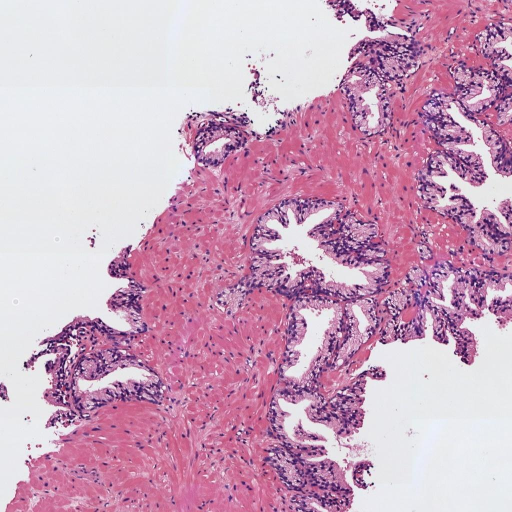
#> input picture 5_supervised_learning/activities/histo_1.jpg, 1024 x 1024 px (shown at 1/2 size)
$ jupyter execute Actividad_C1_P1_Histo1.ipynb
#> lines starting #> are read from the running program, lines starting #| are printed output that depends on the picture; after the words box and inside, x2 and y2 are one past the last pixel; in counts of white or black regions, pixels touching at a corner belong together
## Convocatoria 1 - Proyecto 1

#### 0) Cargar una de las imágenes histológicas

[cell 1]
import cv2
import matplotlib.pyplot as plt
import numpy as np

img = cv2.imread('histo_1.jpg')
#> img is the input picture: shape (1024, 1024, 3); mean B, G, R 191.6, 166.3, 205

# Utilizar la librería skimage.io para leer la imagen 'histo_x.jpg' en formato RGB.

img_rgb = cv2.cvtColor(img, cv2.COLOR_BGR2RGB)##This function converts the  GBR Color frame from openCV to the standard RGB used in matplot and other libraries

# Normalizar la imagen para que los píxeles se encuentren en el rango [0, 1]

img_normalized = img_rgb.astype('uint8')/255  # OBV normalizamos dividendo entre el minimo y max valor posible* 0 a 255

# Visualizar la imagen
plt.subplot(1, 2, 1)
plt.imshow(img_normalized , cmap='gray')
plt.title('Imagen Original y Normalizada')

## DATO INTERESANTE: plt.imshow es capaz de detectar cuando los pixeles de una imagene stán escalados entre 0 y 1 y escarlos de vuelta a esacla 0 a 255 de RGB (Por eso sale bien la imagen).
## Si obviamente, exista un pixel con valor > 1 ya se fastidiaría esta propiedad de plt.imshow().

plt.show()

#### 1) Realizar una transformación de color para convertir la imagen al espacio de color CMYK

Pequeño recordatorio:

C: Cian (Cyan): Representa el color azul-verdoso.

M: Magenta: Representa el color purpura-magenta.

Y: Amarillo (Yellow): Representa el color amarillo.

K: Negro (Key): Representa el color negro.

[cell 2]
#Nota: La imagen ya está normalizada del apartado anterior
rgb_mg = img_normalized.copy()
#Transnformamos valores de pixeles.

#Como está dividido los pixeles un una imagen de OpenCV?
#El primer índice (:) representa las filas de la imagen.
# El segundo índice (:) representa las columnas de la imagen.
# El tercer índice (0) representa los canales de color (0: R, 1: G, 2: B).


# UNa vez que sabemos esto podemos idnetificar extraer lo que queremos


with np.errstate(invalid='ignore', divide='ignore'): #El statement with ignora cuando ocurran errores de división o errores de invalidez.

    #Comentamos el código para entender mejor las transformaciones.

    # Calculate the K (Key/Black) channel by taking the maximum value along the color channels (axis=2)
    # and subtracting it from 1. This calculates the amount of black color needed for each pixel.
    K = 1 - np.max(rgb_mg, axis=2)

    # Calculate the C (Cyan) channel using the normalized red channel and the K channel.
    # It represents the amount of cyan color required for each pixel.
    C = (1 - rgb_mg[:,:,0] - K) / (1 - K)

    # Calculate the M (Magenta) channel using the normalized green channel and the K channel.
    # It represents the amount of magenta color required for each pixel.
    M = (1 - rgb_mg[:,:,1] - K) / (1 - K)
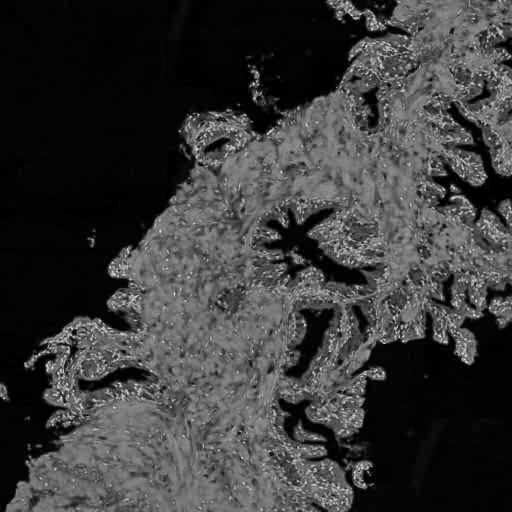
#> M: shape (1024, 1024) float64 (shown at 1/2 size); min 0, max 1, mean 0.229

    # Calculate the Y (Yellow) channel using the normalized blue channel and the K channel.
    # It represents the amount of yellow color required for each pixel.
    Y = (1 - rgb_mg[:,:,2] - K) / (1 - K)

CMYK = (np.dstack((C,M,Y,K))*255).astype(np.uint8)
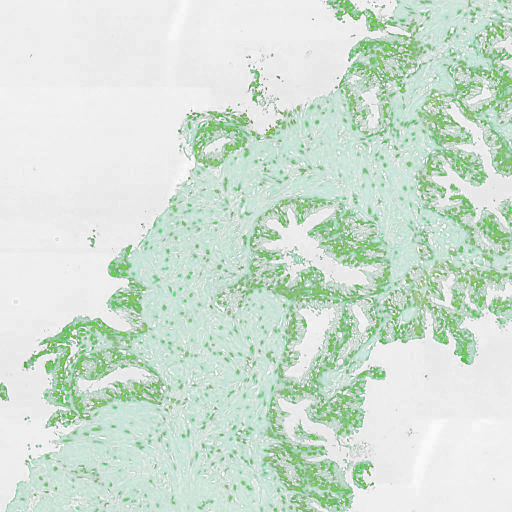
#> CMYK: shape (1024, 1024, 4) (shown at 1/2 size); mean R, G, B, A 3.3, 58, 20.3, 47.2; transparent parts drawn white
C,M,Y,K = cv2.split(CMYK)

# Extraer la componente magenta de la imagen (que corresponde a la región tisular) # Visualizar la imagen del canal magenta
plt.figure(figsize=(12, 8))
fig, ax = plt.subplots(2, 2)
ax[0, 0].imshow(rgb_mg, cmap='gray'), ax[0, 0].set_title('Original')
ax[0, 1].imshow(CMYK.astype('uint8'), cmap='gray'), ax[0, 1].set_title('CMYK')
ax[1, 0].imshow(M.astype('uint8'), cmap='gray'), ax[1, 0].set_xlabel('MAGENTA')
ax[1, 1].imshow(K.astype('uint8'), cmap='gray'), ax[1, 1].set_xlabel('NEGRO') # Uncomment this line if you want to add another subplot in the third row
plt.show()

#### 2) Umbralizar la imagen para separar los píxeles del fondo de la región tisular

Aplicar un filtro gaussiano de tamaño 5x5 y después utilizar el método de Otsu de manera que
los píxeles correspondientes al lumen y al background de la imagen sean 1s y el resto de los píxeles tengan un valor de 0.<br><br>
Nota: Recordar que el método de Otsu requiere como input una imagen en el rango [0-255] en formato "uint8".<br><br>
Visualizar la máscara resultante

[cell 3]
rgb_onsu= img_rgb.astype('uint8')
# Aplicamos un filtro gaussiano para emborronar las altas frecuencias

img_gauss = cv2.GaussianBlur(rgb_onsu, (5,5), 0) # (5x5) es el tamaño del filtro y 0 es la desviación estándar
plt.figure(figsize=(6, 4))
plt.imshow(img_gauss, cmap='gray')
plt.title('Imagen con filtro Gaussiano')
plt.show()


gray_img_gauss = cv2.cvtColor(img_gauss, cv2.COLOR_BGR2GRAY)
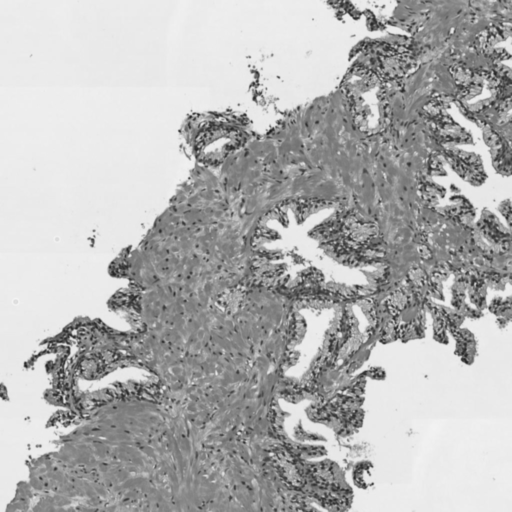
#> gray_img_gauss: shape (1024, 1024) (shown at 1/2 size); min 24, max 244, mean 178.2
#gray_img = cv2.imread('figuras.png', 0) # Una forma de leer la imagen directamente en escala de grises y quitar el formato RGB (Solo un canal)

plt.imshow(gray_img_gauss, cmap='gray')
plt.title('Imagen de grises')
plt.show()

[cell 4]
t, mask_ots = cv2.threshold(gray_img_gauss,0,1,cv2.THRESH_OTSU) # 0 es por defecto y 1 es el valor máximo de la máscara
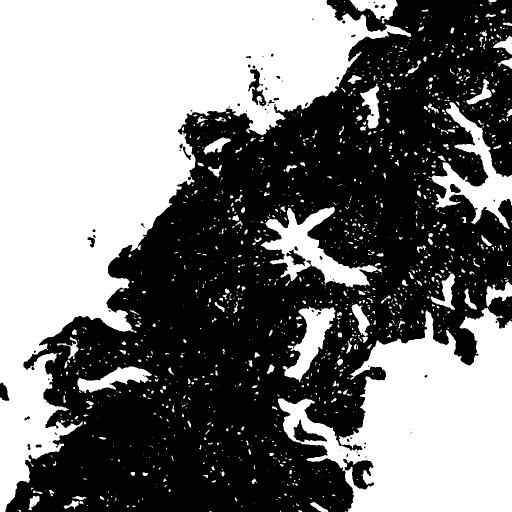
#> mask_ots: shape (1024, 1024) (shown at 1/2 size); values 0 (black) and 1 (white), 47.4% white; 1366 white regions (1052 under 20 px), largest, box (x1, y1, x2, y2) and area: (0, 0, 823, 1024) 316727, (556, 615, 1024, 1024) 113187, (522, 414, 764, 575) 12758
#> t = 180
print(np.unique(mask_ots))
#| [0 1]
# Utilizando el método de Otsu para fijar un umbral en una imagen en escala de grises (gray_img).
# El método busca el umbral óptimo (t) para separar los píxeles de primer plano y fondo.
# El resultado binarizado se almacena en la variable 'mask', donde 0 representa el fondo y 1 el primer plano.
# La función np.unique(mask) muestra los valores únicos en la máscara (0 y 1).
# La visualización con plt.imshow muestra la máscara binarizada en escala de grises.
# Asegúrate de importar las bibliotecas cv2 y matplotlib.pyplot y que 'gray_img' sea la imagen de entrada.
# Nota: El método de Otsu asume que la imagen es bimodal, con dos picos claros en su histograma de intensidad.

# Visualizamos para corroborar que se obtiene el mismo resultado
plt.imshow(mask_ots, cmap='gray')
plt.title('Máscara por método Otsu t=' + str(t))
plt.show()

Extra: El alumno quiere comprobar como salen la imagen con distintos indices y viendo el histograma

[cell 5]
# Calculamos el histograma
hist = cv2.calcHist([gray_img_gauss], [0], None, [260], [0, 260]) # [0] son los canales, None la máscara
#> hist = 260 values, max 88315 at index 234, min 0 at index 0, mean 4033

plt.plot(hist)
plt.grid()
plt.title('Histograma (y = n pixeles, x = escala de gris )')
plt.show()

[cell 6]
# Fijamos el umbral en base al histograma anterior #Usamos el codigo único después de convertir a escala de girses, para definir la escala correcta binaria
t = 220

# Extreaemos la máscara binaria
maxim = 255
_, mask = cv2.threshold(gray_img_gauss, t, maxim, cv2.THRESH_BINARY)

# Otra formas de extraer la máscara
# mask = gray_img.copy()
# mask = mask>t

# Visualizamos para corroborar
plt.imshow(mask, cmap='gray')
plt.title('Máscara por método manual t=' + str(t))
plt.show()

print(np.unique(mask)) # Atent@s a los formatos (bool, uint8, etc.)
#| [  0 255]

#### 3) Limpiar la imagen eliminando los artefactos de lumen (objetos blancos pequeños que no son lúmenes)

[cell 7]
from skimage import morphology, measure
from skimage.measure import label
# Utilizar la librería skimage.morphology.remove_small_objects para eliminar aquellos objetos cuya área sea menor a 300 píxeles
# Más información en https://scikit-image.org/docs/dev/api/skimage.morphology.html#skimage.morphology.remove_small_objects
# Visualizaer la máscara resultante
labeled_mask_ots = measure.label(mask_ots, connectivity=2)

min_object_area = 300
cleaned_img_rgb = morphology.remove_small_objects(labeled_mask_ots, min_size=min_object_area)
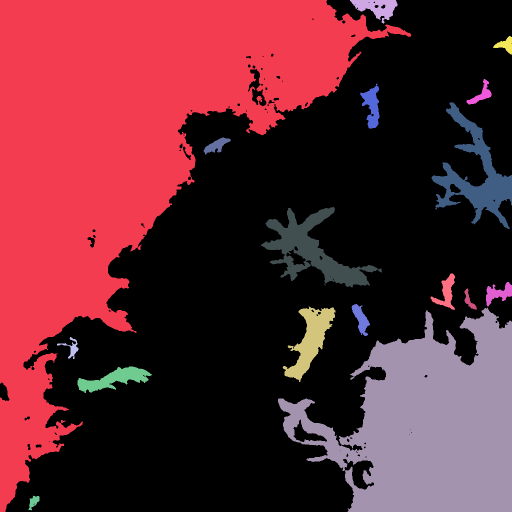
#> cleaned_img_rgb: shape (1024, 1024) int64 (shown at 1/2 size); 18 distinct labels, from 0 to 1328; one colour per label, 0 black

plt.imshow(mask_ots , cmap='gray')
plt.title('Imagen original')
plt.show()

plt.imshow(cleaned_img_rgb , cmap='jet' )
plt.title('Imagen limpia')
plt.show()

#### 4) Rellenar con 0s el fondo de la imagen para quedarnos únicamente con los lúmenes

[cell 8]
# Aplicar el algoritmo de expansión a partir de semillas (region growing) de manera que únicamente los lúmenes sean blancos
# y el resto de la imagen negra. Pista: utilizar dos semillas. Nota: Se pueden fijar las semillas de manera manual, pero
# se valorará positivamente a aquell@s que desarrollen una función para encontrarlas automáticamente.
# Visualizar la máscara resultante.

# Crear una copia de la imagen
mask_lumen = mask_ots.copy()

# Definir una imagen negra de referencia. se obtienen las dimensiones de la imagen original img. h representa la altura (número de filas) de la imagen, y w representa el ancho (número de columnas) de la imagen.
h, w = mask_ots.shape
ref = np.zeros((h+2, w+2), np.uint8) #### Metemos esa imagen. Aquí se está creando una nueva imagen llamada ref, que es una imagen completamente negra o en blanco (todos los píxeles tienen valor cero).
# La imagen se crea con un tamaño ligeramente más grande que la imagen original.
# Se agrega un borde de un píxel alrededor de la imagen original, y esto se hace aumentando las dimensiones de la imagen h+2 filas y w+2 columnas.
#  El tipo de datos np.uint8 se refiere a enteros sin signo de 8 bits, lo que significa que los valores de los píxeles van desde 0 a 255.
# La razón detrás de crear esta imagen negra de referencia (ref) con un borde más grande es que algunos algoritmos de procesamiento de imágenes, como ciertas operaciones de detección de bordes o algunas transformaciones morfológicas, pueden requerir espacio adicional alrededor de la imagen para realizar sus cálculos sin problemas y sin que se produzcan problemas de desbordamiento de memoria.
# Fijar la semilla. En este caso en la esquina superior izquierda (posición 0,0) para rellenar a partir de ahí

cv2.floodFill(mask_lumen, ref, (0,0), 0) # Como nos interesa rellenar de negro, utilizamos el 0 en la última posición
cv2.floodFill(mask_lumen, ref, (1000,1000), 0) #Segunda semilla.

## Una buena forma de desarollar otro algoritmo para detectar los espacios blancos sería situar la semilla en las dos áreas más grandes (aunque se podría dar el caso que existan 3 areas por ciertos motivos, etc...)


# Definimos que es y que no es lumen por el tamaño de célula.
regions_to_keep = cleaned_img_rgb > 0

# Retiramos todo lo que no esté definido. #Nota: Con las técnicas que usamos, podemos perder algún lumen que este abierto al espacio blanco de fuera.
mask_lumen2 = np.zeros_like(mask_lumen)
mask_lumen2[regions_to_keep] = mask_lumen[regions_to_keep]


fig, ax = plt.subplots(1,2)
ax[0].imshow(mask_ots, cmap='gray'), ax[0].set_title('Original')
ax[1].imshow(mask_lumen2, cmap='gray'), ax[1].set_title('Lumen sobre fondo negro')
plt.show()

#### 5) Rellenar los objetos de los lúmenes

[cell 9]
from scipy.ndimage import binary_fill_holes
from scipy.ndimage import label
# Rellenar los lúmenes con la función binary_fill_holes de la librería scipy.ndimage.morphology


#Usamos la última imagen procesada y limpiamos puntos negros dentro del lumen

lumen_clean = binary_fill_holes(mask_lumen2)

#Hacemos también una pequeña limpieza de area que se nos han colado en 300 y no son lumen
min_region_area = 500

lumen_clean  = morphology.remove_small_objects(lumen_clean , min_size=min_region_area)

# Visualizar la máscara resultante

fig, ax = plt.subplots(1,2)
ax[0].imshow(mask_lumen2, cmap='gray'), ax[0].set_title('Original')
ax[1].imshow(lumen_clean, cmap='gray'), ax[1].set_title('Lumen sobre fondo negro')

#### 6) Detectar y dibujar los contornos de los lúmenes sobre la imagen original

[cell 10]
# Dibujar los contornos de los lúmenes en color verde sobre la imagen original RGB. Nota: Utilizar los flags necesarios
# para que los contornos en verde sean perfectamente visibles.


# Encontrar los contornos en la máscara binaria
img_rgb_contornoslumen= img_rgb.copy()
img_rgb_contornoslumen[lumen_clean == 1] = [0, 255, 0]
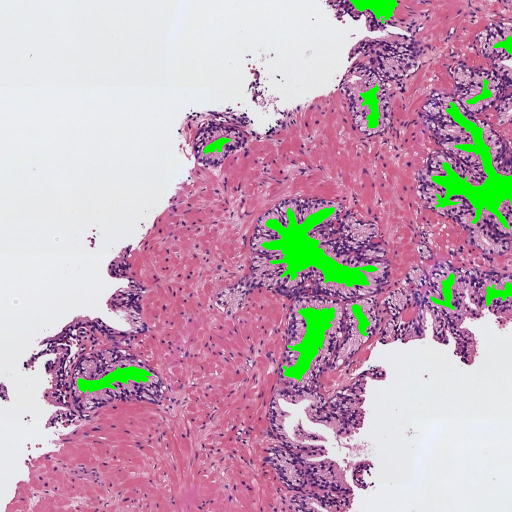
#> img_rgb_contornoslumen: shape (1024, 1024, 3) (shown at 1/2 size); mean R, G, B 194.9, 167.8, 181.5

# Visualizar la imagen superpuesta
plt.imshow(img_rgb_contornoslumen)
plt.axis('off')
plt.show()

#Si lo que queremos es una linea solo
img_rgb_contornoslumen2= img_rgb.copy()
# Encontrar los contornos en la imagen de contornos
imagen_contornos = lumen_clean.astype(np.uint8)
contornos, _ = cv2.findContours(imagen_contornos, cv2.RETR_EXTERNAL, cv2.CHAIN_APPROX_SIMPLE)
#> contornos = 12 contours; largest, box (x1, y1, x2, y2) and area: (522, 414, 756, 575) 12893, (863, 204, 1024, 459) 12043, (565, 613, 671, 764) 6090, (155, 733, 304, 786) 3324, (700, 0, 795, 47) 2204

cv2.drawContours(img_rgb_contornoslumen2, contornos, -1, (0, 255, 0), 5)


# Mostrar la imagen resultante con los contornos resaltados con el grosor especificado
plt.imshow(img_rgb_contornoslumen2)
plt.axis('off')  # Desactivar ejes para una visualización limpia
plt.show()

#### 7) Identificar y cropear el lumen más grande

[cell 11]
from skimage.measure import label, regionprops

# Determinar cuál es el lumen de mayor área y hacer un crop del mismo sobre la imagen original RGB.

## Identificamos el lumen de manera automática a partir de nuestra imagen de blancos y negros.


# Etiquetar los objetos en la imagen binaria
etiquetas = label(lumen_clean)
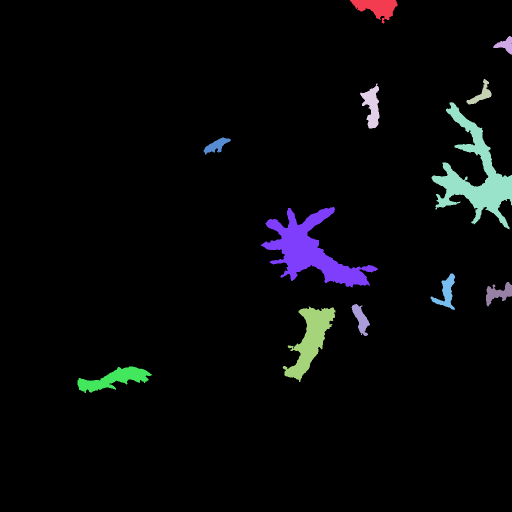
#> etiquetas: shape (1024, 1024) int32 (shown at 1/2 size); 13 distinct labels, from 0 to 12; one colour per label, 0 black

# Obtener las propiedades de los objetos etiquetados
propiedades = regionprops(etiquetas)
#> propiedades = 12 regions; largest, box (x1, y1, x2, y2) and area: (522, 414, 756, 575) 13388, (863, 204, 1024, 459) 12639, (565, 613, 671, 764) 6344, (155, 733, 304, 786) 3516, (700, 0, 795, 47) 2339

# Encontrar el objeto con el área más grande
area_maxima = 0
etiqueta_maxima = 0
for propiedad in propiedades:
    area = propiedad.area
    if area > area_maxima:
        area_maxima = area
        etiqueta_maxima = propiedad.label
#> this loop made 12 passes
#> (area, area_maxima) on passes 1, 5, 7: (2339, 2339), (12639, 12639), (13388, 13388)
#> after the loop, area_maxima = 13388; etiqueta_maxima = 7

# Obtener las coordenadas del cuadro delimitador del objeto más grande
coordenadas = propiedades[etiqueta_maxima - 1].bbox
#> coordenadas = (414, 522, 575, 756)
y_min, x_min, y_max, x_max = coordenadas
#> y_min = 414; x_min = 522; y_max = 575; x_max = 756

# Recortar la región rectangular correspondiente de la imagen original
lumen_recortado = img_rgb[(y_min-20):(y_max+20), (x_min-20):(x_max+20)] ## Le damos un poquitín más de espaico con el -20 y +20
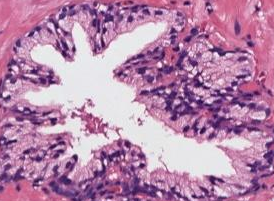
#> lumen_recortado: shape (201, 274, 3); mean R, G, B 182.8, 135.1, 171.2

# Mostrar la imagen recortada
plt.imshow(cv2.cvtColor(lumen_recortado, cv2.COLOR_BGR2RGB))
plt.title('Mayor Lumen Recortado')
plt.axis('off')  # No mostrar ejes
plt.show()
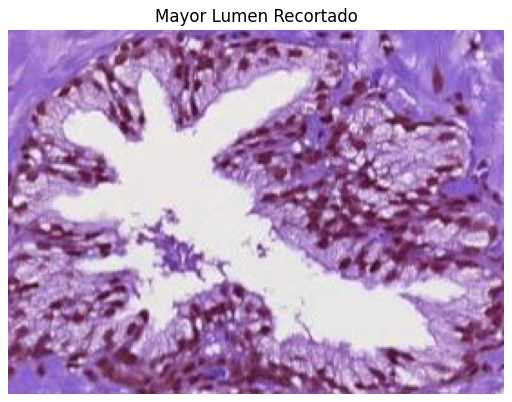
#> figure drawn by matplotlib, 1 panel; B, G, R data is drawn as R, G, B

#### 8) Extraer 13 características geométricas que permitan caracterizar el lumen recortado

[cell 12]
from tabulate import tabulate
import math
import pandas as pd

# Calcular las siguientes características del crop del lumen de mayor área, redondeando su valor hasta el cuarto decimal.

# 1) Área

print(f"El área del objeto más grande es: {area_maxima} píxeles")
#| El área del objeto más grande es: 13388.0 píxeles

# 2) Área de la bounding box
# Calcular el ancho y alto del rectángulo
ancho = x_max - x_min
#> ancho = 234
alto = y_max - y_min
#> alto = 161

# Calcular el área del rectángulo
area_rectangulo = ancho * alto
#> area_rectangulo = 37674

print(f"El área del rectángulo en el objeto más grande es: {area_rectangulo} píxeles")
#| El área del rectángulo en el objeto más grande es: 37674 píxeles

# 3) Área convexa

# Obtener la envolvente convexa del objeto más grande usando la etiqueta
etiqueta_objeto_maximo = etiqueta_maxima
#> etiqueta_objeto_maximo = 7
objeto_recortado = (etiquetas == etiqueta_objeto_maximo).astype(np.uint8)
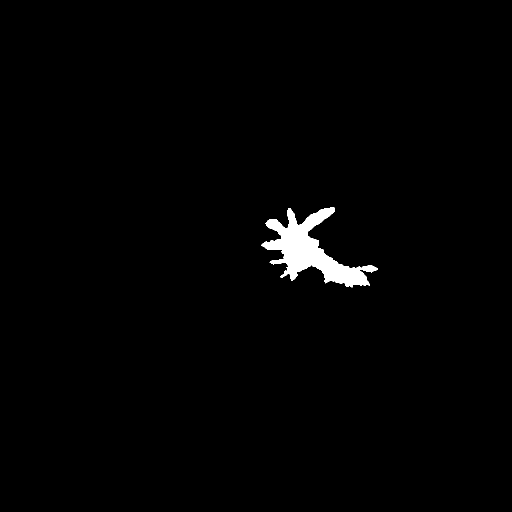
#> objeto_recortado: shape (1024, 1024) (shown at 1/2 size); values 0 (black) and 1 (white), 1.3% white; 1 white region
contornos, _ = cv2.findContours(objeto_recortado, cv2.RETR_EXTERNAL, cv2.CHAIN_APPROX_SIMPLE)
#> contornos = 1 contour; box (x1, y1, x2, y2) and area: (522, 414, 756, 575) 12893
envolvente_convexa = cv2.convexHull(contornos[0])
#> envolvente_convexa = contour of 18 points, box (x1, y1, x2, y2) (522, 414, 756, 575), area 27168

# Calcular el área de la envolvente convexa
area_envolvente_convexa = cv2.contourArea(envolvente_convexa)
#> area_envolvente_convexa = 27168.5

print(f"El área de la envolvente convexa del objeto más grande es: {area_envolvente_convexa} píxeles")
#| El área de la envolvente convexa del objeto más grande es: 27168.5 píxeles

# 4) Exentricidad


# Calcular el ajuste de elipse del objeto más grande
elipse = cv2.fitEllipse(envolvente_convexa)
#> elipse = ((641.9, 495.6), (169.5, 245.9), 104)

# Calcular la excentricidad del objeto más grande
# 5) Diámetro equivalente
# 6) Extensión
# 7) Diámetro Feret
# 8) Longitud del eje mayor
# 9) Longitud del eje menor
# 10) Orientación
# 11) Perímetro
# 12) Solidez
# 13) Compacidad

## La manera rápida de resolverlo a partir de las tablas aprendidas en clase.
new_lab, new_num = label(lumen_clean, return_num=True)
#> new_num = 12

# Extraemos las característicias geométricas
headers = ['','Mayor Lumen']
A,BB,CA,E,ED,EX,MA,MiA,OR,P,S,CO,R = ['area'], ['bbox_area'], ['convex_area'], ['eccentricity'], ['equiv_diameter'], \
['extent'], ['major_axis'], ['minor_axis'], ['orientation'], ['perimeter'], ['solidity'], ['compactness'], ['rectangularity']


objeto = new_lab == etiqueta_maxima
prop = regionprops(objeto.astype(np.uint8))
#> prop = 1 regions; box (x1, y1, x2, y2) and area: (522, 414, 756, 575) 13388

A.append(np.round(prop[0].area, 4))
BB.append(np.round(prop[0].bbox_area, 4))
CA.append(np.round(prop[0].convex_area, 4))
E.append(np.round(prop[0].eccentricity, 4))
ED.append(np.round(prop[0].equivalent_diameter, 4))
EX.append(np.round(prop[0].extent, 4))
MA.append(np.round(prop[0].major_axis_length, 4))
MiA.append(np.round(prop[0].minor_axis_length, 4))
OR.append(np.round(prop[0].orientation, 4))
P.append(np.round(prop[0].perimeter, 4))
S.append(np.round(prop[0].solidity, 4))
CO.append(np.round(4*math.pi*prop[0].area/prop[0].perimeter**2, 4))
R.append(np.round(prop[0].area/prop[0].bbox_area, 4))


my_data = [tuple(A), tuple(BB), tuple(CA), tuple(E), tuple(ED), tuple(EX), \
          tuple(MA), tuple(MiA), tuple(OR), tuple(P), tuple(S), tuple(CO), tuple(R)]
#> my_data = 13 items, first 6: ('area', 13388), ('bbox_area', 37674), ('convex_area', 27468), ('eccentricity', 0.844), ('equiv_diameter', 130.6), ('extent', 0.355)

print("")
print("")
print("Todas las características en formato tabular")
print("")
print(tabulate(my_data, headers=headers))
#> (printed output is left out)

# Convert the data to a pandas DataFrame
df = pd.DataFrame(my_data, columns=headers)
#> df = table of 13 rows and 2 columns

# Export the DataFrame to Excel
excel_file = "datahisto1.xlsx"  # Replace this with the desired file name
df.to_excel(excel_file, index=False)
